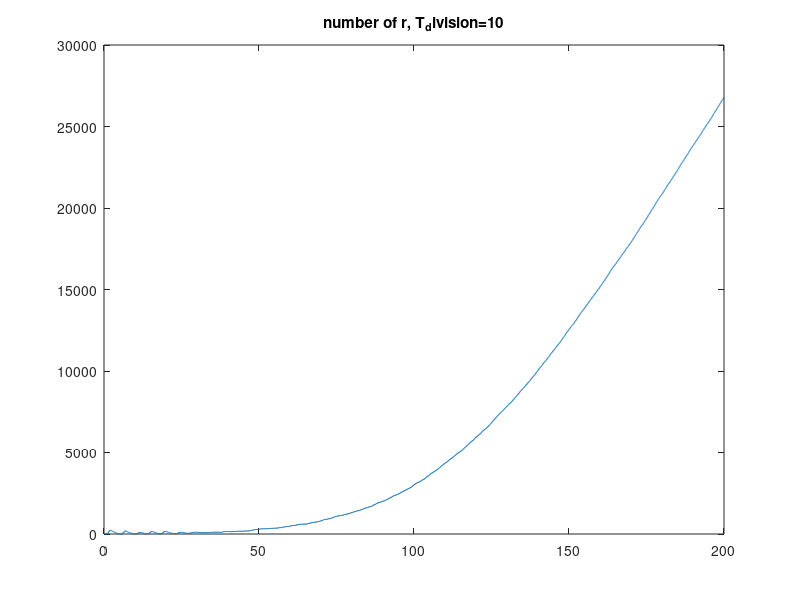
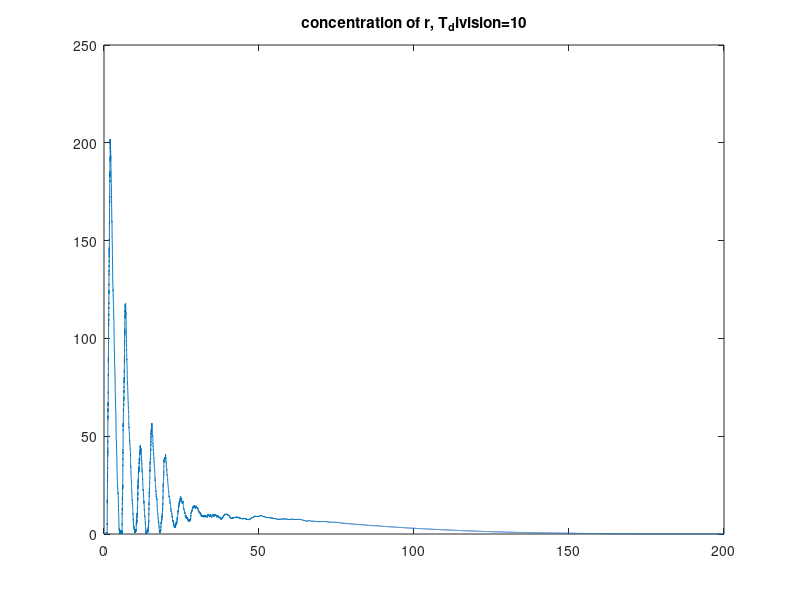

Here is the MATLAB script that generated these plots, in order:
%%%%%%%%%%%%%%%%%%%%%%%%%%%%%%%%
%------Moose code-----------
% ----Yunsong Zhang-------
%-----2015-7-22-----------
%%%%%%%%%%%%%%%%%%%%%%%%%%%%%%%%
%This code tries to implement a simplest delayed degradation and fire model
% in the 2009 PRL paper by Will Mather et al
% Two reactions are considered:
%   0 --> r  Ka
%   r --> 0  Kd

clear
close all
clc

V0=1;                    % Initial Volume
T_divide=10;             % period of cell division
Volume=@(t) V0*exp(log(2).*t/T_divide);

% chemical model definition
Model.gamma_r=80;
Model.alpha=300;
Model.C0=10;
Model.tau=1;
Model.beta=0.1;
Model.R0=1;
Model.S=[1,-1];
Model.K=@(x) [Model.alpha*(Model.C0/(Model.C0+x))^2;
               Model.gamma_r*x/(Model.R0+x)+Model.beta*x];
%end of model definition

T_rec=[0];
numR_rec=[0];  
Tmax=200; %2*T_divide;
T_nextdelay=[NaN];

timenow=0;
numR=0;
c=log(2)/T_divide;
%%
while timenow<Tmax
    V=Volume(timenow);
    propensity=Model.K(numR/V);
    K_sum=sum(propensity);
    delta_t=log(K_sum/(K_sum+c*log(rand())))/c;
%     T_nextdelay(find(T_nextdelay<timenow))=[];
%     if numR==0
%         timenow=timenow+Model.tau;
%         numR=numR+1;
%         T_rec(end+1)=timenow;
%         numR_rec(end+1)=numR;
%         disp('cont');
%         %timenow
%         %T_nextdelay
%         continue;        
%     end
         
    if timenow+delta_t>1000000 %T_divide
        test=1;
        % cell divides
        %disp('Cell divides');
    elseif timenow+delta_t>min(T_nextdelay) %%&& timenow<min(T_nextdelay)
       test=2; min(T_nextdelay)
        % a delay reaction occurs
        timenow=min(T_nextdelay);
        T_rec(end+1)=timenow;
        numR=numR+1;
        numR_rec(end+1)=numR;
        ind=find(T_nextdelay==min(T_nextdelay));
        T_nextdelay(ind)=[];
        
        
        
        
    elseif rand()<propensity(1)/K_sum
        test=3;
        % a delayed reaction in preparation
        timenow=timenow+delta_t;
        T_nextdelay(end+1)=timenow+Model.tau;
        T_nextdelay=unique(T_nextdelay);
        
        
        
        
    else
        test=4;
        % a reaction occurs immediately       
        timenow=timenow+delta_t;
        numR=numR-1;
        T_rec(end+1)=timenow;
        numR_rec(end+1)=numR;
    end
    
    if delta_t<0
        error('strange delta_t');
    end
%     if T_rec(end)<T_rec(end-1)
%         error('time back!');
%     end
       
        
  
   timenow
        

end

figure(1)
handle=plot(T_rec,numR_rec);
xlim([min(T_rec),max(T_rec)])
titlename=sprintf('number of r, T_division=%d',T_divide);
title(titlename)
picname=sprintf('./Td%dnum',T_divide);
saveas(handle,picname,'jpg');



figure(2)
handle=plot(T_rec,numR_rec./Volume(T_rec));
xlim([min(T_rec),max(T_rec)])
titlename=sprintf('concentration of r, T_division=%d',T_divide);
title(titlename)
picname=sprintf('./Td%dcon',T_divide);
saveas(handle,picname,'jpg');
